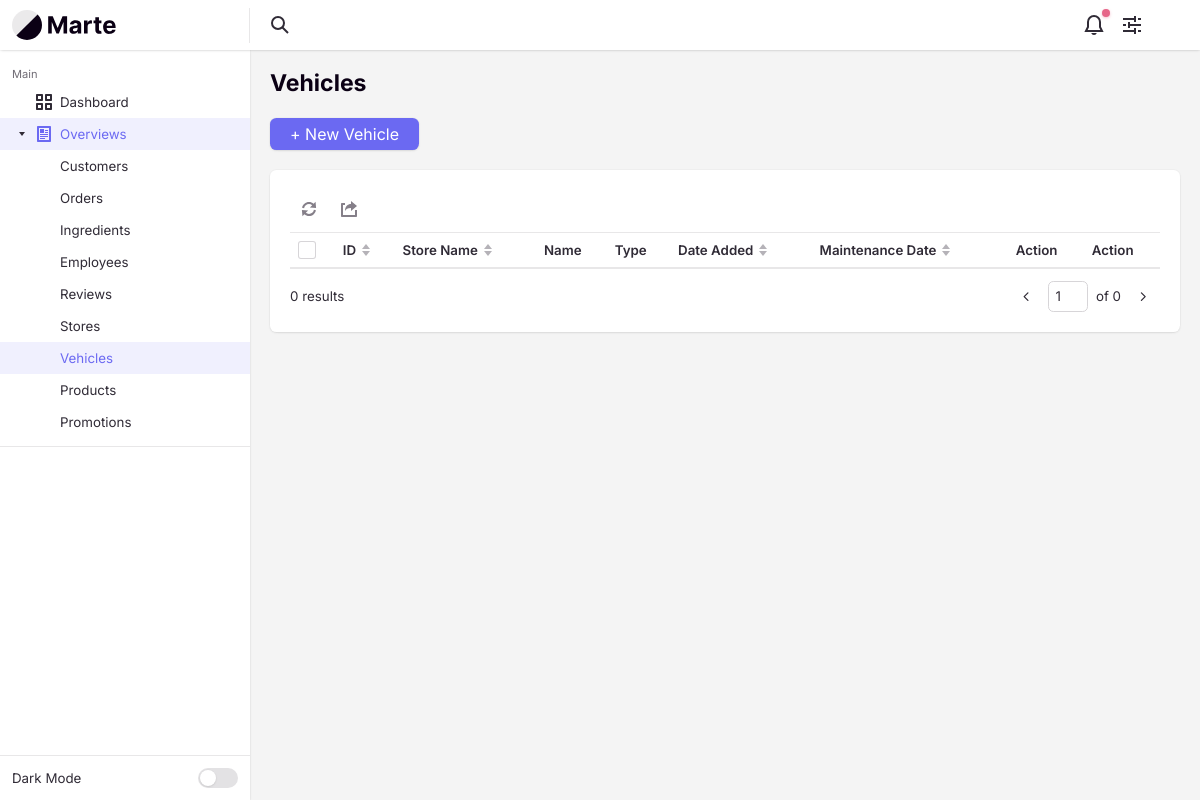
/Vehicle/overview/, run on an earlier commit of the app's database.
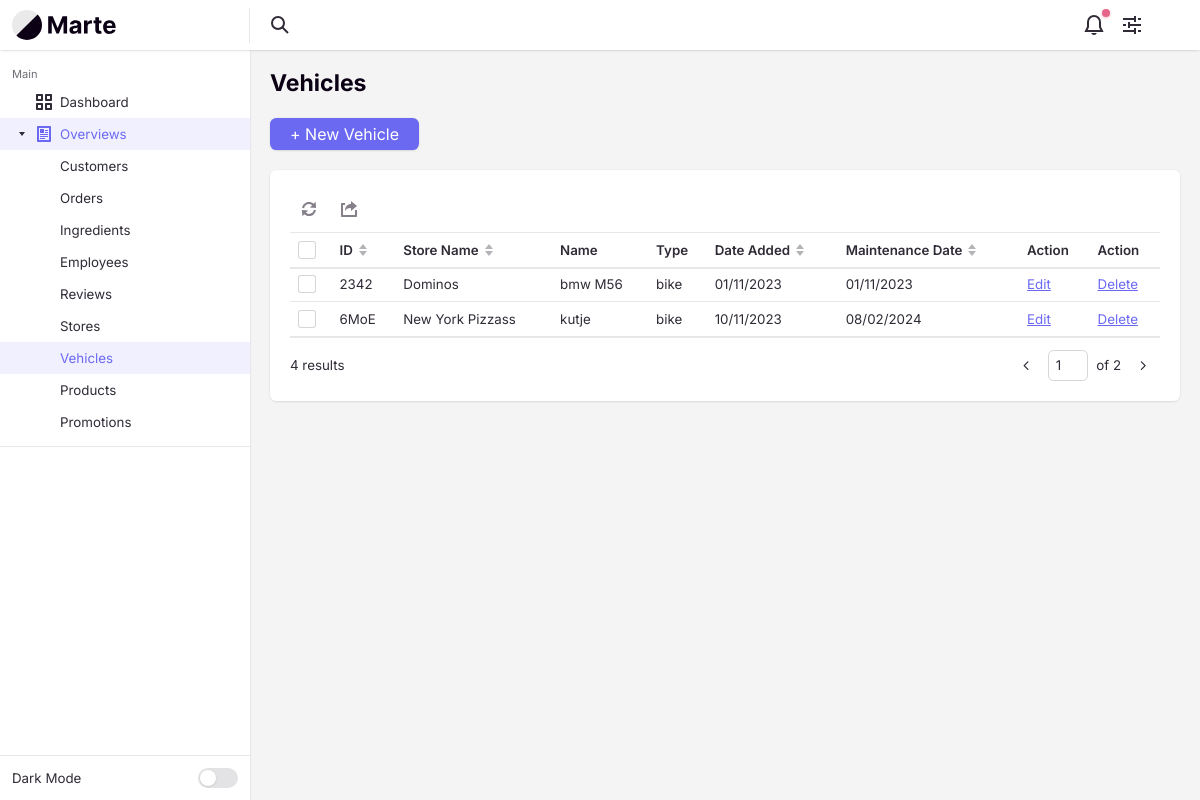
And on a later commit of the database.
### tables this page shows
CREATE TABLE `vehicles` (
  `vehicleId` varchar(4) NOT NULL,
  `vehicleStoreId` varchar(4) NOT NULL,
  `vehicleName` varchar(255) NOT NULL,
  `vehicleType` enum('bike','car','scooter') NOT NULL,
  `vehicleIsActive` tinyint(1) NOT NULL DEFAULT 1,
  `vehicleCreateDate` int(10) NOT NULL,
  `VehicleMaintenanceDate` int(10) NOT NULL,
  `vehicleDescription` text DEFAULT NULL
);

CREATE TABLE `stores` (
  `storeId` varchar(4) NOT NULL,
  `storeName` varchar(255) NOT NULL,
  `storeZipcode` varchar(255) NOT NULL,
  `storeStreetName` varchar(255) NOT NULL,
  `storeCity` varchar(255) NOT NULL,
  `storePhone` varchar(10) NOT NULL,
  `storeEmail` varchar(255) NOT NULL,
  `storeIsActive` tinyint(1) NOT NULL DEFAULT 1,
  `storeCreateDate` int(10) NOT NULL,
  `storeDescription` text DEFAULT NULL
);

### app/controllers/Vehicle.php (called while the page is built, shortened)
<?php
class Vehicle extends Controller
{
    private $vehicleModel;
    public function __construct()
    {
        $this->vehicleModel = $this->model('VehicleModel');
    }
    public function overview($params)
    {
        $pageNumber = isset($params['page']) ? intval($params['page']) : 1;
        $recordsPerPage = 2;
        $offset = ($pageNumber - 1) * $recordsPerPage;
        $vehicles = $this->vehicleModel->getVehiclesByPagination($offset, $recordsPerPage);
        $countVehicles = $this->vehicleModel->getTotalVehiclesCount();
        $totalPages = ceil($countVehicles / $recordsPerPage);
        $pageNumber = max(1, min($pageNumber, $totalPages));
        $data = [
            'vehicles' => $vehicles,
            'countVehicles' => $countVehicles,
            'currentPage' => $pageNumber,
            'recordsPerPage' => $recordsPerPage,
            'totalPages' => $totalPages,
        ];
        $this->view('backend/vehicles/overview', $data);
    }
}

### app/libraries/Core.php (called while the page is built, shortened)
<?php
class Core
{
    protected $currentMethod = 'index';
    public function __construct()
    {
        $url = $this->getUrl();
        $this->currentController = new $this->currentController();
        if (isset($url[1])) {
            if (method_exists($this->currentController, $url[1])) {
                $this->currentMethod = $url[1];
            } else if (!empty($url[1])) {
                require APPROOT . '/views/includes/404.php';
                exit;
            }
        }
        $array = [];
        call_user_func_array([$this->currentController, $this->currentMethod], [$array]);
    }
    public function getUrl()
    {
        $incoming = $_SERVER['REQUEST_URI'];
        $incoming = str_replace("/pizzapalacebackend/", "", $incoming);
        if (isset($incoming)) {
            $incoming = trim($incoming, "/");
            $incoming = rtrim($incoming, "/");
            $url = filter_var($incoming, FILTER_SANITIZE_URL);
            $url = explode('/', $url);
            $urlController = $url[0];
            $urlAction = "";
            if (array_key_exists(1, $url)) {
                $urlAction = explode('?', $url[1])[0];
            }
            $urlSlug = $url;
            $output = [$urlController, $urlAction, $urlSlug];
            return $output;
        } else {
            return array('Pizza', 'overview');
        }
    }
}

### app/require.php (called while the page is built, shortened)
<?php
  require_once 'libraries/Core.php';
  require_once 'libraries/Controller.php';
  require_once 'libraries/Database.php';
  $init = new Core();

### public/index.php (called while the page is built)
<?php
  require_once '../app/require.php';
?>

### app/libraries/Database.php (called while the page is built, shortened)
<?php
  class Database {
    private $dbHost = DB_HOST;
    private $dbUser = DB_USER;
    private $dbPass = DB_PASS;
    private $dbName = DB_NAME;
    private $statement;
    private $dbHandler;
    public function __construct()
    {
      $conn = 'mysql:host=' . $this->dbHost . ";dbname=" . $this->dbName;
      $options = array(
        PDO::ATTR_PERSISTENT => true,
        PDO::ATTR_ERRMODE => PDO::ERRMODE_EXCEPTION,
        PDO::ATTR_EMULATE_PREPARES => false
      );
      try
      {
        $this->dbHandler = new PDO($conn, $this->dbUser, $this->dbPass, $options);
      }
      catch(PDOException $e) {
        $this->error = $e->getMessage();
        echo $this->error;
      }
    }
    public function query($sql) {
      $this->statement = $this->dbHandler->prepare($sql);
    }
    public function bind($parameter, $value, $type=null) {
      switch (is_null($type)) {
        case is_int($value):
          $type = PDO::PARAM_INT;
          break;
      }
      $this->statement->bindValue($parameter, $value, $type);
    }
    public function execute() {
      return $this->statement->execute();
    }
    public function resultSet() {
      $this->execute();
      return $this->statement->fetchAll(PDO::FETCH_OBJ);
    }
  }
?>

### app/models/VehicleModel.php (called while the page is built, shortened)
<?php
class VehicleModel
{
    private $db;
    public function __construct()
    {
        $this->db = new Database();
    }
    public function getVehiclesByPagination($offset, $limit)
    {
        $this->db->query("SELECT v.vehicleId,
                                 v.vehicleStoreId,
                                 v.vehicleName,
                                 v.vehicleType,
                                 v.vehicleCreateDate,
                                 v.vehicleMaintenanceDate,
                                 s.storeName
                                 FROM vehicles as v
                                 INNER JOIN stores as s ON v.vehicleStoreId = s.storeId
                                 WHERE vehicleIsActive = 1
                                 LIMIT :offset, :limit");
        $this->db->bind(':offset', $offset);
        $this->db->bind('limit', $limit);
        return $this->db->resultSet();
    }
    public function getTotalVehiclesCount()
    {
        $this->db->query("SELECT COUNT(*) as total FROM vehicles WHERE vehicleIsActive = 1");
        $result = $this->db->single();
        return $result->total;
    }
}

### app/views/backend/vehicles/overview.php (the view, shortened to what the rows shown need)
<?php require APPROOT . '/views/includes/head.php'; ?>
<div class="margin-bottom-md">
    <h1 class="text-lg">Vehicles</h1>
</div>
<div class="bg radius-md padding-md inner-glow shadow-xs">
    <div id="interactive-table-1" class="int-table text-sm js-int-table">
        <div class="int-table__inner">
            <table class="int-table__table" aria-label="Interactive table example">
                <thead class="int-table__header js-int-table__header">
                    <tr class="int-table__row">
                        <td class="int-table__cell">
                            <div class="custom-checkbox int-table__checkbox">
                            </div>
                        </td>
                        <th class="int-table__cell int-table__cell--th int-table__cell--sort js-int-table__cell--sort">
                            <div class="flex items-center">
                                <span>ID</span>
                                <svg class="icon icon--xxs margin-left-xxxs int-table__sort-icon" aria-hidden="true" viewBox="0 0 12 12">
                                    <polygon class="arrow-up" points="6 0 10 5 2 5 6 0" />
                                    <polygon class="arrow-down" points="6 12 2 7 10 7 6 12" />
                                </svg>
                            </div>
                        </th>
                        <th class="int-table__cell int-table__cell--th int-table__cell--sort js-int-table__cell--sort">
                            <div class="flex items-center">
                                <span>Store Name</span>
                                <svg class="icon icon--xxs margin-left-xxxs int-table__sort-icon" aria-hidden="true" viewBox="0 0 12 12">
                                    <polygon class="arrow-up" points="6 0 10 5 2 5 6 0" />
                                    <polygon class="arrow-down" points="6 12 2 7 10 7 6 12" />
                                </svg>
                            </div>
                        </th>
                        <th class="int-table__cell int-table__cell--th text-left">
                            Name
                        </th>
                        <th class="int-table__cell int-table__cell--th text-left">
                            Type
                        </th>
                        <th class="int-table__cell int-table__cell--th int-table__cell--sort js-int-table__cell--sort" data-date-format="dd-mm-yyyy">
                            <div class="flex items-center">
                                <span>Date Added</span>
                                <svg class="icon icon--xxs margin-left-xxxs int-table__sort-icon" aria-hidden="true" viewBox="0 0 12 12">
                                    <polygon class="arrow-up" points="6 0 10 5 2 5 6 0" />
                                    <polygon class="arrow-down" points="6 12 2 7 10 7 6 12" />
                                </svg>
                            </div>
                        </th>
                        <th class="int-table__cell int-table__cell--th int-table__cell--sort js-int-table__cell--sort" data-date-format="dd-mm-yyyy">
                            <div class="flex items-center">
                                <span>Maintenance Date</span>
                                <svg class="icon icon--xxs margin-left-xxxs int-table__sort-icon" aria-hidden="true" viewBox="0 0 12 12">
                                    <polygon class="arrow-up" points="6 0 10 5 2 5 6 0" />
                                    <polygon class="arrow-down" points="6 12 2 7 10 7 6 12" />
                                </svg>
                            </div>
                        </th>
                        <th class="int-table__cell int-table__cell--th text-left">
                            Action
                        </th>
                        <th class="int-table__cell int-table__cell--th text-left">
                            Action
                        </th>
                    </tr>
                </thead>
                <tbody class="int-table__body js-int-table__body">
                    <?php foreach ($data['vehicles'] as $vehicle) : ?>
                        <tr class="int-table__row">
                            <th class="int-table__cell" scope="row">
                                <div class="custom-checkbox int-table__checkbox">
                                    <div class="custom-checkbox__control" aria-hidden="true"></div>
                                </div>
                            </th>
                            <td class="int-table__cell"><?= $vehicle->vehicleId ?></td>
                            <td class="int-table__cell"><?= $vehicle->storeName ?></td>
                            <td class="int-table__cell"><?= $vehicle->vehicleName ?></td>
                            <td class="int-table__cell text-truncate max-width-xxxxs"><?= $vehicle->vehicleType ?></td>
                            <td class="int-table__cell"><?= date('d/m/Y', $vehicle->vehicleCreateDate) ?></td>
                            <td class="int-table__cell"><?= date('d/m/Y', $vehicle->vehicleMaintenanceDate) ?></td>
                            <td class="int-table__cell"><a href="<?= URLROOT ?>Vehicle/update/{vehicleId:<?= $vehicle->vehicleId ?>}/">Edit</a></td>
                            <td class="int-table__cell"><a href="<?= URLROOT ?>Vehicle/delete/{vehicleId:<?= $vehicle->vehicleId ?>}/">Delete</a></td>
                        </tr>
                    <?php endforeach ?>
                </tbody>
            </table>
        </div>
    </div>
</div>
<?php require APPROOT . '/views/includes/footer.php'; ?>

What changed in the data, as far as the page shows it:
added vehicles: vehicleId "2342", vehicleStoreId.storeName "Dominos", vehicleName "bmw M56", vehicleType "bike", vehicleCreateDate "01/11/2023", VehicleMaintenanceDate "01/11/2023"
added vehicles: vehicleId "6MoE", vehicleStoreId.storeName "New York Pizzass", vehicleName "kutje", vehicleType "bike", vehicleCreateDate "10/11/2023", VehicleMaintenanceDate "08/02/2024"
Also different on the page:
$data['countVehicles']: "0" → "4"
$data['totalPages']: "0" → "2"
